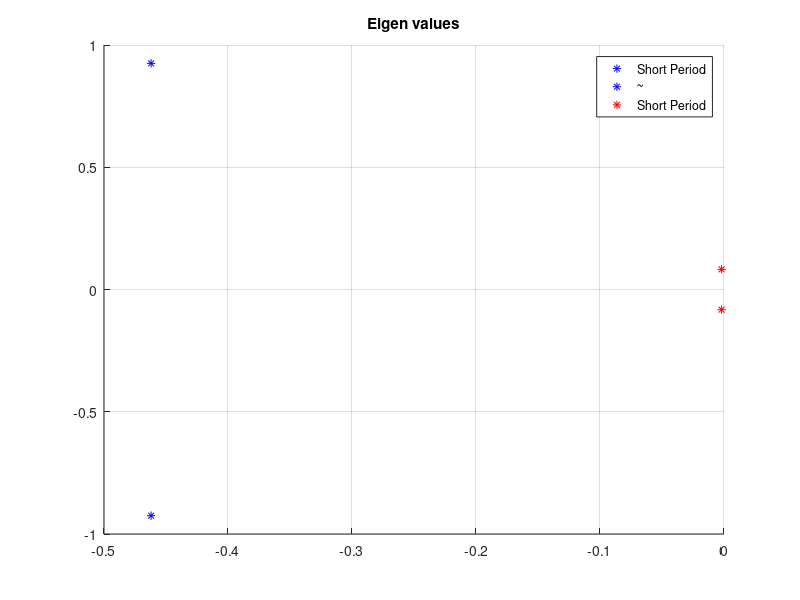

Reproduce this figure in MATLAB. (Note: this script raises an error after producing the figure.)
%%%%%%%%%%%%%%%%%%%%%%%%%%%%%%%%%%%%%%%%%%%%%%%%%%%%%%%%%%%%%%%%%%%%%%%%%%%
% Author: Samuel Razumovskiy
% Date written: 10/17/19
% Date modified: 10/24/19
% 
% Purpose: Finding the eigenvalues of a 737 and observing its flight
% characteristics
%
%%%%%%%%%%%%%%%%%%%%%%%%%%%%%%%%%%%%%%%%%%%%%%%%%%%%%%%%%%%%%%%%%%%%%%%%%%%

clear,clc,close all

%% Question 2

% Defining all the variables
Xu = -712.6;
Xw = 22561;
Xq = 0;
Xwd = 0;
Xdel = 177653;
Zu = -19584;
Zw = -124932;
Zq = -561782;
Zwd = 4529.7;
Zedl = -1.48e6;
Mu = 36367;
Mw = -250289;
Mq = -1.89e7;
Mwd = -18406;
Mdel = -4.89e7;
exz = -6.8;
Ix = 2.468e7;
Iy = 4.488e7;
Iz = 6.738e7;
Izx = 1.315e6;
m = 6.366e5*4.448/9.81;
V = 157.9;
g = 9.81;
u0 = V*cosd(exz);

% Defining equations using variables
Xup = Xu*cosd(exz)^2-(Xw+Zu)*sind(exz)*cosd(exz)+Zw*sind(exz)^2;
Xwp = Xw*cosd(exz)^2+(Xu-Zw)*sind(exz)*cosd(exz)-Zu*sind(exz)^2;
Xqp = Xq*cosd(exz)-Zq*sind(exz);
Xudp = Zwd*sin(exz)^2;
Xwdp = -Zwd*sind(exz)*cosd(exz);
Zup = Zu*cosd(exz)^2-(Zw-Xu)*sind(exz)*cosd(exz)-Xw*sind(exz)^2;
Zwp = Zw*cosd(exz)^2+(Zu+Xw)*sind(exz)*cosd(exz)+Xu*sind(exz)^2;
Zqp = Zq*cosd(exz)+Xq*sind(exz);
Zudp = -Zwd*sind(exz)*cosd(exz);
Zwdp = Zwd*cosd(exz)^2;
Mup = Mu*cosd(exz)-Mw*sind(exz);
Mwp = Mw*cosd(exz)+Mu*sind(exz);
Mqp = Mq;
Mudp = -Mwd*sind(exz);
Mwdp = Mwd*cosd(exz);

%% Question 3
% Calculating the A matrix
A = [Xup/m,Xwp/m,0,-g;Zup/(m-Zwdp),Zwp/(m-Zwdp),(Zqp+m*u0)/(m-Zwdp),0;...
    1/Iy*(Mup+(Mwdp*Zup/(m-Zwdp))),1/Iy*(Mwp+(Mwdp*Zwp/(m-Zwdp))),1/Iy*(Mqp+(Mwdp*(Zup+m*u0)/(m-Zwdp))),0;
    0,0,1,0];

fprintf('A = \n')
disp(A)

%% Question 4

% Calculating Eigen Values
[V,D] = eig(A);

lam1 = D(1);
lam2 = D(2,2);
lam3 = D(3,3);
lam4 = D(4,4);
figure
hold on
grid on
plot(D(1),'*b')
plot(D(2,2),'*b')
plot(D(3,3),'*r')
plot(D(4,4),'*r')
title('Eigen values')
legend('Short Period','~','Short Period')

% Finding the Damping ratio and the natural frequency
eta_sp = real(lam1);
nu_sp = imag(lam1);
eta_ph = real(lam3);
nu_ph = imag(lam3);

z_sp = sqrt(1/(1+(nu_sp/eta_sp)^2));
wn_sp = -eta_sp/z_sp;

z_ph = sqrt(1/(1+(nu_ph/eta_ph)^2));
wn_ph = -eta_ph/z_ph;

%% Question 5

m = [Mqp/Iy,Mwp*u0/Iy;1,0];
[V2,D2] = eig(m);

%% Question 6

dvelU = 10;
dvelW = 10;
dq = .1;
dtheta = .1;

changes = [0,0,0,0;dvelU,0,0,0;0,dvelW,0,0;0,0,dq,0;0,0,0,dtheta];
names = ["Steady State","Perturbation \Delta u","Perturbation \Delta w","Perturbation \Delta q","Perturbation \Delta \theta"];


for i = 1:length(changes)
    CH = changes(i,:);
    tspan = [0 100];
    
    pos_N = 0; pos_E = 0; pos_D = 0; % m E frame
    u = CH(1); v = 0; w = CH(2); % m/s B frame
    y_trans = [pos_N; pos_E; pos_D; u; v; w];
    
    psi = 0; theta = CH(4); phi = 0; % rad
    p = 0; q = CH(3); r = 0; % rad/s B frame
    y_rot = [psi; theta; phi; p; q; r];
    
    y = [y_trans;y_rot];
    opt = odeset('maxstep',0.001);
    
    [t,pos] = ode45(@(t,y)linearized_Aircraft_ODE(t,y,u0,A),tspan,y,opt);
    
    figure
    sgtitle(names(i))
    subplot(3,2,1)
    plot(t,pos(:,1),'r')
    title("Problem 6 Positions Lon")
    ylabel('N (m)')
    grid on
    
    subplot(3,2,3)
    plot(t,pos(:,2),'b')
    ylabel('E (m)')
    grid on
    
    subplot(3,2,5)
    plot(t,pos(:,3),'g')
    ylabel('D (m)')
    xlabel('Time (s)')
    grid on
    
    subplot(3,2,2)
    plot(t,pos(:,8).*180./pi,'r')
    title("Problem 6 Orientation Lon")
    ylabel("\theta (deg)")
    grid on
    
    subplot(3,2,4)
    plot(t,pos(:,9).*180./pi,'b')
    ylabel("\phi (deg)")
    grid on
    
    subplot(3,2,6)
    plot(t,pos(:,7).*180./pi,'g')
    ylabel("\psi (deg)")
    xlabel('Time (s)')
    grid on
    
end